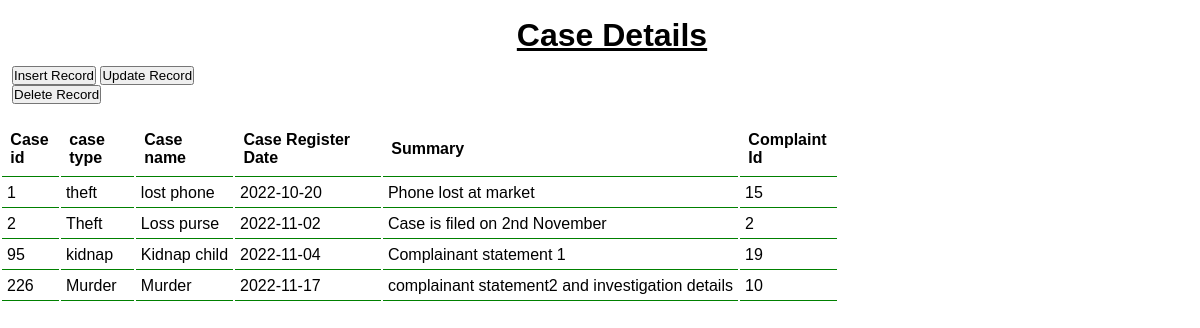
Screenshot of /case_details.php with the database file from the repository.
### tables this page shows
CREATE TABLE `cases` (
  `caseid` int(11) NOT NULL,
  `case_status` varchar(10) NOT NULL,
  `case_type` varchar(15) NOT NULL,
  `case_name` varchar(50) NOT NULL,
  `register_date` date NOT NULL,
  `finished_date` date DEFAULT NULL,
  `summary` text NOT NULL,
  `complaint_id` int(11) NOT NULL
);

### case_details.php (the view, shortened to what this page needs)
<?php include('connection.php');?>
    <link rel="stylesheet" href="..\Css\admin.css">
<div class="main-content">
    <div class="wrapper">
        <h1 style='text-align:center'><u>Case Details</u></h1>
        <div class="row" style="margin-top:1%">
    <a href="insert_case.php"><button class="btn btn-primary"> Insert
Record</button></a>
<a href="update_case.php"><button class="btn btn-primary"> Update
Record</button></a>
</div>
<a href="delete_case.php"><button class="btn btn-primary"> Delete
Record</button></a>
</div>
</div>
    <table cellpadding="pixels" cellspacing="pixels">
        <tr>
            <th>Case id</th>
            <th>case type</th>
            <th>Case name</th>
            <th>Case Register Date</th>
            <th>Summary</th>
            <th>Complaint Id</th>
        <?php
        $sql="select * from cases where case_status='new'";
        $res=mysqli_query($conn,$sql) or die(mysqli_error());
        if($res==true)
        {
            $count=mysqli_num_rows($res);
            if( $count>0)
            {
                while($rows=mysqli_fetch_assoc($res))
                {
                    $caseid=$rows['caseid'];
                    $case_type=$rows['case_type'];
                    $case_name=$rows['case_name'];
                    $register_date=$rows['register_date'];
                    $summary=$rows['summary'];
                    $complaint_id=$rows['complaint_id'];
                    ?>
                       <tr>
                        <td><?php echo $caseid;?> </td>
                        <td><?php echo $case_type;?> </td>
                        <td><?php echo $case_name;?> </td>
                        <td><?php echo $register_date;?> </td>
                        <td><?php echo $summary;?> </td>
                        <td><?php echo $complaint_id;?> </td>
                       </tr>
                    <?php
                }
            }
        }
        ?>
    </table>

### admin.css (style rules this page uses)
* { margin: 0; padding: 0; font-family: Arial, Helvetica, sans-serif; }
.wrapper { padding: 1%; width: 100%; margin: 5 auto; }
h1 { text-align: center; }
table tr th { border-bottom: 1px solid green; padding: 1%; text-align: left; }
table tr td { padding: 1%; }
table tr td { border-bottom: 1px solid green; padding: 5px; text-align: left; }

### case_details.php (style rules this page uses)
td { padding:0 15px; }

### rows the page displays
cases: caseid "1", case_type "theft", case_name "lost phone", register_date "2022-10-20", summary "Phone lost at market", complaint "15"
cases: caseid "2", case_type "Theft", case_name "Loss purse", register_date "2022-11-02", summary "Case is filed on 2nd November", complaint "2"
cases: caseid "95", case_type "kidnap", case_name "Kidnap child", register_date "2022-11-04", summary "Complainant statement 1", complaint "19"
cases: caseid "226", case_type "Murder", case_name "Murder", register_date "2022-11-17", summary "complainant statement2 and investigation details", complaint "10"
